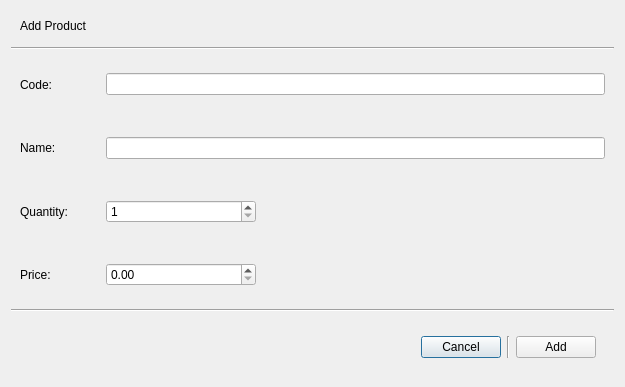
<?xml version="1.0" encoding="UTF-8"?>
<ui version="4.0">
 <class>Dialog</class>
 <widget class="QDialog" name="Dialog">
  <property name="geometry">
   <rect>
    <x>0</x>
    <y>0</y>
    <width>615</width>
    <height>387</height>
   </rect>
  </property>
  <property name="maximumSize">
   <size>
    <width>615</width>
    <height>387</height>
   </size>
  </property>
  <property name="windowTitle">
   <string>Dialog</string>
  </property>
  <layout class="QVBoxLayout" name="verticalLayout">
   <item>
    <widget class="QWidget" name="AddFormTitleContainer" native="true">
     <property name="minimumSize">
      <size>
       <width>0</width>
       <height>30</height>
      </size>
     </property>
     <property name="maximumSize">
      <size>
       <width>16777215</width>
       <height>30</height>
      </size>
     </property>
     <layout class="QHBoxLayout" name="horizontalLayout">
      <item alignment="Qt::AlignLeft|Qt::AlignVCenter">
       <widget class="QLabel" name="AddFormTitle">
        <property name="text">
         <string>Add Product</string>
        </property>
       </widget>
      </item>
     </layout>
    </widget>
   </item>
   <item>
    <widget class="Line" name="AddFormLine">
     <property name="orientation">
      <enum>Qt::Horizontal</enum>
     </property>
    </widget>
   </item>
   <item>
    <widget class="QWidget" name="FormCodeContainer" native="true">
     <layout class="QHBoxLayout" name="horizontalLayout_2">
      <item>
       <widget class="QLabel" name="CodeTitle">
        <property name="minimumSize">
         <size>
          <width>80</width>
          <height>0</height>
         </size>
        </property>
        <property name="text">
         <string>Code: </string>
        </property>
       </widget>
      </item>
      <item>
       <widget class="QLineEdit" name="CodeField">
        <property name="minimumSize">
         <size>
          <width>499</width>
          <height>0</height>
         </size>
        </property>
        <property name="maximumSize">
         <size>
          <width>499</width>
          <height>16777215</height>
         </size>
        </property>
       </widget>
      </item>
      <item>
       <spacer name="horizontalSpacer_3">
        <property name="orientation">
         <enum>Qt::Horizontal</enum>
        </property>
        <property name="sizeHint" stdset="0">
         <size>
          <width>40</width>
          <height>20</height>
         </size>
        </property>
       </spacer>
      </item>
     </layout>
    </widget>
   </item>
   <item>
    <widget class="QWidget" name="FormNameContainer" native="true">
     <layout class="QHBoxLayout" name="horizontalLayout_3">
      <item>
       <widget class="QLabel" name="NameTitle">
        <property name="minimumSize">
         <size>
          <width>80</width>
          <height>0</height>
         </size>
        </property>
        <property name="text">
         <string>Name: </string>
        </property>
       </widget>
      </item>
      <item>
       <widget class="QLineEdit" name="NameField">
        <property name="minimumSize">
         <size>
          <width>499</width>
          <height>0</height>
         </size>
        </property>
        <property name="maximumSize">
         <size>
          <width>499</width>
          <height>16777215</height>
         </size>
        </property>
       </widget>
      </item>
      <item>
       <spacer name="horizontalSpacer_4">
        <property name="orientation">
         <enum>Qt::Horizontal</enum>
        </property>
        <property name="sizeHint" stdset="0">
         <size>
          <width>40</width>
          <height>20</height>
         </size>
        </property>
       </spacer>
      </item>
     </layout>
    </widget>
   </item>
   <item>
    <widget class="QWidget" name="FromQuantityContainer" native="true">
     <layout class="QHBoxLayout" name="horizontalLayout_5">
      <item>
       <widget class="QLabel" name="QuantityTitle">
        <property name="minimumSize">
         <size>
          <width>80</width>
          <height>0</height>
         </size>
        </property>
        <property name="text">
         <string>Quantity: </string>
        </property>
       </widget>
      </item>
      <item alignment="Qt::AlignLeft|Qt::AlignVCenter">
       <widget class="QSpinBox" name="QuantityField">
        <property name="minimumSize">
         <size>
          <width>150</width>
          <height>0</height>
         </size>
        </property>
        <property name="maximumSize">
         <size>
          <width>150</width>
          <height>16777215</height>
         </size>
        </property>
        <property name="minimum">
         <number>1</number>
        </property>
        <property name="maximum">
         <number>2147483647</number>
        </property>
       </widget>
      </item>
      <item>
       <spacer name="horizontalSpacer">
        <property name="orientation">
         <enum>Qt::Horizontal</enum>
        </property>
        <property name="sizeHint" stdset="0">
         <size>
          <width>40</width>
          <height>20</height>
         </size>
        </property>
       </spacer>
      </item>
     </layout>
    </widget>
   </item>
   <item>
    <widget class="QWidget" name="FormPriceContainer" native="true">
     <layout class="QHBoxLayout" name="horizontalLayout_4">
      <item>
       <widget class="QLabel" name="PriceTitle">
        <property name="minimumSize">
         <size>
          <width>80</width>
          <height>0</height>
         </size>
        </property>
        <property name="text">
         <string>Price: </string>
        </property>
       </widget>
      </item>
      <item>
       <widget class="QDoubleSpinBox" name="PriceField">
        <property name="minimumSize">
         <size>
          <width>150</width>
          <height>0</height>
         </size>
        </property>
        <property name="maximumSize">
         <size>
          <width>150</width>
          <height>16777215</height>
         </size>
        </property>
        <property name="maximum">
         <double>2147483648.000000000000000</double>
        </property>
       </widget>
      </item>
      <item>
       <spacer name="horizontalSpacer_2">
        <property name="orientation">
         <enum>Qt::Horizontal</enum>
        </property>
        <property name="sizeHint" stdset="0">
         <size>
          <width>40</width>
          <height>20</height>
         </size>
        </property>
       </spacer>
      </item>
     </layout>
    </widget>
   </item>
   <item>
    <widget class="Line" name="AddFormEndLine">
     <property name="orientation">
      <enum>Qt::Horizontal</enum>
     </property>
    </widget>
   </item>
   <item>
    <widget class="QWidget" name="FormButtonContainer" native="true">
     <layout class="QHBoxLayout" name="horizontalLayout_6">
      <item alignment="Qt::AlignRight">
       <widget class="QWidget" name="LeftWidgetButtonContainer" native="true">
        <layout class="QHBoxLayout" name="horizontalLayout_7">
         <item>
          <widget class="QPushButton" name="FormCancelButton">
           <property name="text">
            <string>Cancel</string>
           </property>
          </widget>
         </item>
         <item>
          <widget class="Line" name="ButtonSpacer">
           <property name="orientation">
            <enum>Qt::Vertical</enum>
           </property>
          </widget>
         </item>
         <item>
          <widget class="QPushButton" name="FormAddButton">
           <property name="text">
            <string>Add</string>
           </property>
          </widget>
         </item>
        </layout>
       </widget>
      </item>
     </layout>
    </widget>
   </item>
  </layout>
 </widget>
 <resources/>
 <connections/>
</ui>
